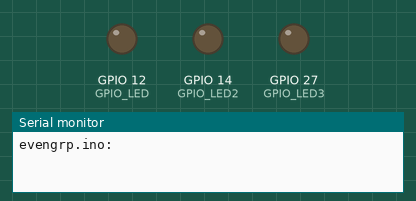
This sketch was run on a simulated ESP32. Parts: output pins drawn as LEDs (lit = HIGH), the last lines printed to the serial monitor.

Above: at 3.5 s.
At 6.5 s:
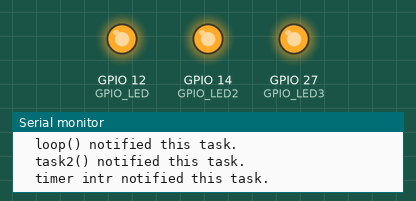
Timing chart, 0 to 9.8 s (numbered marks = the images above):
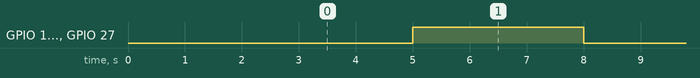

Measured:
- by itself, GPIO 12 (GPIO_LED), GPIO 14 (GPIO_LED2), GPIO 27 (GPIO_LED3): alternates HIGH for 3.0 s and LOW for 3.0 s

The sketch:

evengrp.ino
```cpp
#if CONFIG_FREERTOS_UNICORE
static BaseType_t app_cpu = 0;
#else
static BaseType_t app_cpu = 1;
#endif

#define GPIO_LED 12
#define GPIO_LED2 14
#define GPIO_LED3 27

// define three event flag bit variable
#define TASK1_BIT (1UL << 0UL) // zero shift for bit0
#define TASK2_BIT (1UL << 1UL) // 1 shift for flag  bit 1
#define TASK3_BIT (1UL << 2UL) // 2 shift for flag bit 2

//  declare a event grounp handler variable
EventGroupHandle_t xEventGroup;

static TaskHandle_t htask1;
// Settings
static const uint16_t timer_divider = 80; // Count at 1 MHz
static const uint64_t timer_max_count = 1000000;
static hw_timer_t *timer = NULL;

void IRAM_ATTR onTimer()
{
    BaseType_t task_woken = pdFALSE;

    xEventGroupSetBitsFromISR(xEventGroup, TASK3_BIT, &task_woken);

    if (task_woken)
    {
        portYIELD_FROM_ISR();
    }
}

static void task1(void *arg)
{
    const EventBits_t xBitsToWaitFor = (TASK1_BIT | TASK2_BIT | TASK3_BIT);
    EventBits_t xEventGroupValue;

    for (;;)
    {
        xEventGroupValue = xEventGroupWaitBits(xEventGroup, xBitsToWaitFor, pdTRUE, pdTRUE, portMAX_DELAY);
        printf("eventgrp: %d\n", xEventGroupValue);
        if ((xEventGroupValue & TASK1_BIT) != 0)
        {
            digitalWrite(GPIO_LED, digitalRead(GPIO_LED) ^ HIGH);
            printf("  loop() notified this task.\n");
        }
        if ((xEventGroupValue & TASK2_BIT) != 0)
        {
            digitalWrite(GPIO_LED2, digitalRead(GPIO_LED2) ^ HIGH);
            printf("  task2() notified this task.\n");
        }
        if ((xEventGroupValue & TASK3_BIT) != 0)
        {
            digitalWrite(GPIO_LED3, digitalRead(GPIO_LED3) ^ HIGH);
            printf("  timer intr notified this task.\n");
        }
    }
}

static void task2(void *arg)
{
    //unsigned count;

    //for (;; count += 100u)
    for (;;)
    {
        //delay(500 + count);
        delay(3000);
        xEventGroupSetBits(xEventGroup, TASK2_BIT);
    }
}

void setup()
{
    //int app_cpu = 0;
    BaseType_t rc;

    app_cpu = xPortGetCoreID();
    pinMode(GPIO_LED, OUTPUT);
    digitalWrite(GPIO_LED, LOW);
    pinMode(GPIO_LED2, OUTPUT);
    digitalWrite(GPIO_LED2, LOW);
    pinMode(GPIO_LED3, OUTPUT);
    digitalWrite(GPIO_LED3, LOW);

    delay(2000); // Allow USB to connect
    printf("evengrp.ino:\n");
    xEventGroup = xEventGroupCreate();

    rc = xTaskCreatePinnedToCore(
        task1,   // Task function
        "task1", // Name
        3000,    // Stack size
        nullptr, // Parameters
        1,       // Priority
        &htask1, // handle
        app_cpu  // CPU
    );
    assert(rc == pdPASS);

    rc = xTaskCreatePinnedToCore(
        task2,   // Task function
        "task2", // Name
        3000,    // Stack size
        nullptr, // Parameters
        1,       // Priority
        nullptr, // no handle
        app_cpu  // CPU
    );
    assert(rc == pdPASS);

    // Create and start timer (num, divider, countUp)
    timer = timerBegin(0, timer_divider, true);

    // Provide ISR to timer (timer, function, edge)
    timerAttachInterrupt(timer, &onTimer, true);

    // At what count should ISR trigger (timer, count, autoreload)
    timerAlarmWrite(timer, timer_max_count, true);

    // Allow ISR to trigger
    timerAlarmEnable(timer);
}

void loop()
{
    delay(2000);
    xEventGroupSetBits(xEventGroup, TASK1_BIT);
}
```
